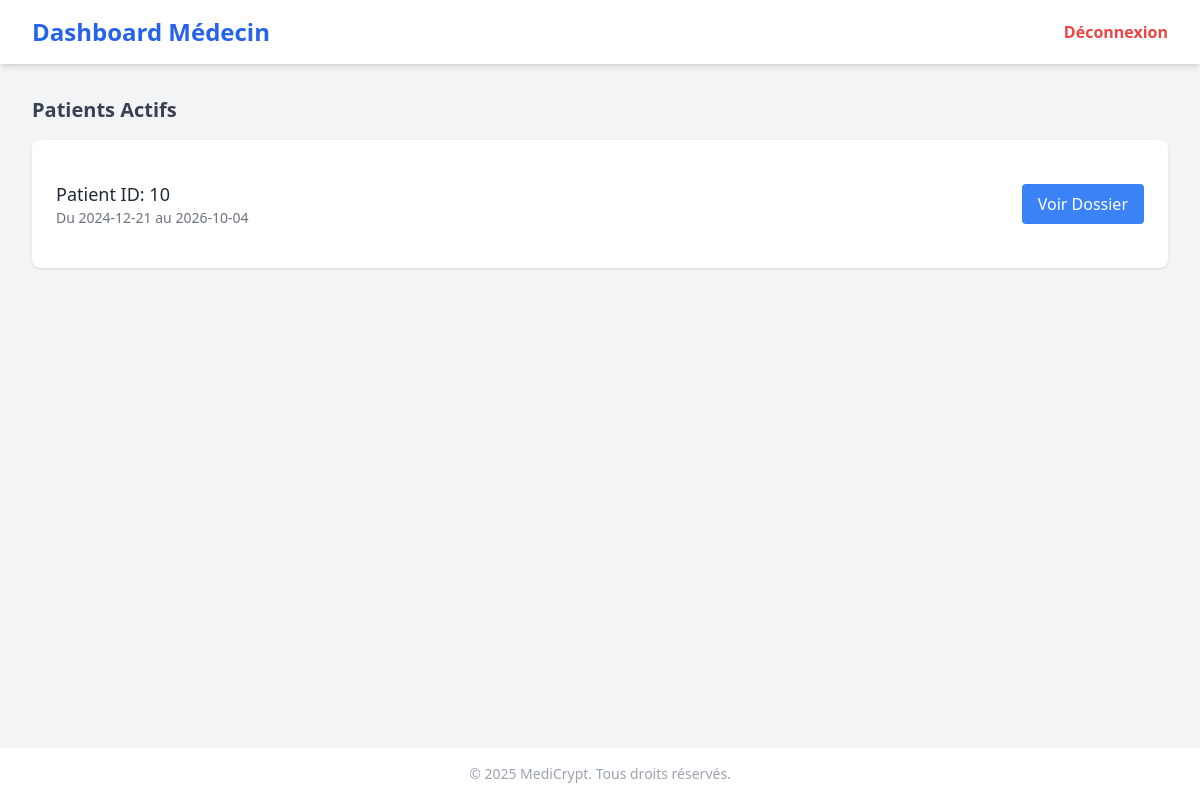
The app's page /dashboard_medecin (signed in), older data.
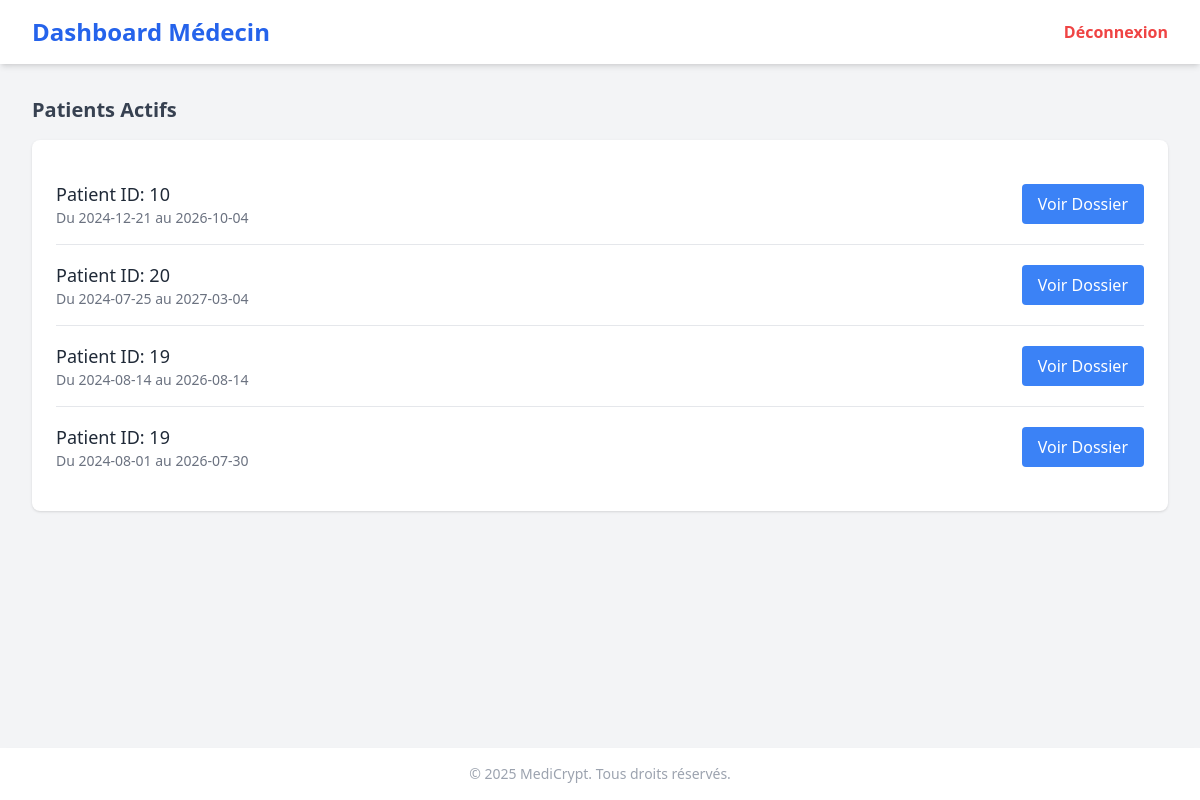
The same page, newer data.
### models.py (models this page shows)
class MedecinTraitant(db.Model):
    ID = db.Column(db.Integer, primary_key=True)
    medecin_ID = db.Column(db.Integer, db.ForeignKey('utilisateur.ID_User'))
    patient_ID = db.Column(db.Integer, db.ForeignKey('utilisateur.ID_User'))
    actif = db.Column(db.Boolean)
    date_debut = db.Column(db.Date)
    date_fin = db.Column(db.Date)

### app.py (the view)
        @login_required
        def decorated_function(*args, **kwargs):
            if current_user.role != role:
                flash("Vous n'avez pas les autorisations nécessaires pour accéder à cette page.", "danger")
                return redirect(url_for('home'))
            return f(*args, **kwargs)

### app.py (called while the page is built)
@login_manager.user_loader
def load_user(user_id):
    return Utilisateur.query.get(int(user_id))

def role_required(role):
    def decorator(f):
        @login_required
        def decorated_function(*args, **kwargs):
            if current_user.role != role:
                flash("Vous n'avez pas les autorisations nécessaires pour accéder à cette page.", "danger")
                return redirect(url_for('home'))
            return f(*args, **kwargs)
        return decorated_function
    return decorator

@app.route('/dashboard_medecin', endpoint='dashboard_medecin')
@role_required('Médecin')
def dashboard_medecin():
    patients_actifs = MedecinTraitant.query.filter_by(medecin_ID=current_user.ID_User, actif=True).all()
    return render_template('medecin/dashboard_medecin.html', patients_actifs=patients_actifs)

### templates/medecin/dashboard_medecin.html (shortened to what this page needs)
<!DOCTYPE html>
<html lang="fr">
<head>
    <script src="https://cdn.tailwindcss.com"></script>
</head>
<body class="bg-gray-100 min-h-screen flex flex-col">
    <header class="bg-white shadow-md py-4 px-8 flex justify-between items-center">
        <h1 class="text-2xl font-bold text-blue-600">Dashboard Médecin</h1>
        <a href="{{ url_for('logout') }}"
            class="text-red-500 hover:text-red-700 font-semibold transition duration-300">Déconnexion</a>
    </header>
    <main class="flex-1 p-8">
        <h2 class="text-xl font-semibold mb-4 text-gray-700">Patients Actifs</h2>
        <div class="bg-white rounded-lg shadow p-6">
            <ul class="divide-y divide-gray-200">
                {% for patient in patients_actifs %}
                    <li class="py-4 flex justify-between items-center">
                        <div>
                            <p class="text-lg font-medium text-gray-800">Patient ID: {{ patient.patient_ID }}</p>
                            <p class="text-sm text-gray-500">Du {{ patient.date_debut }} au {{ patient.date_fin }}</p>
                        </div>
                        <a href="/dossier_medical/{{ patient.patient_ID }}"
                            class="bg-blue-500 text-white px-4 py-2 rounded hover:bg-blue-600 transition">Voir Dossier</a>
                    </li>
                {% else %}
                    <li class="py-4 text-gray-500">Aucun patient actif.</li>
                {% endfor %}
            </ul>
        </div>
    </main>
    <footer class="bg-white shadow-md py-4 text-center text-sm text-gray-400">
        &copy; 2025 MediCrypt. Tous droits réservés.
    </footer>
</body>
</html>

Row changes from the older to the newer data that the page shows:
added MedecinTraitant: patient_ID "20", date_debut "2024-07-25", date_fin "2027-03-04"
added MedecinTraitant: patient_ID "19", date_debut "2024-08-14", date_fin "2026-08-14"
added MedecinTraitant: patient_ID "19", date_debut "2024-08-01", date_fin "2026-07-30"
